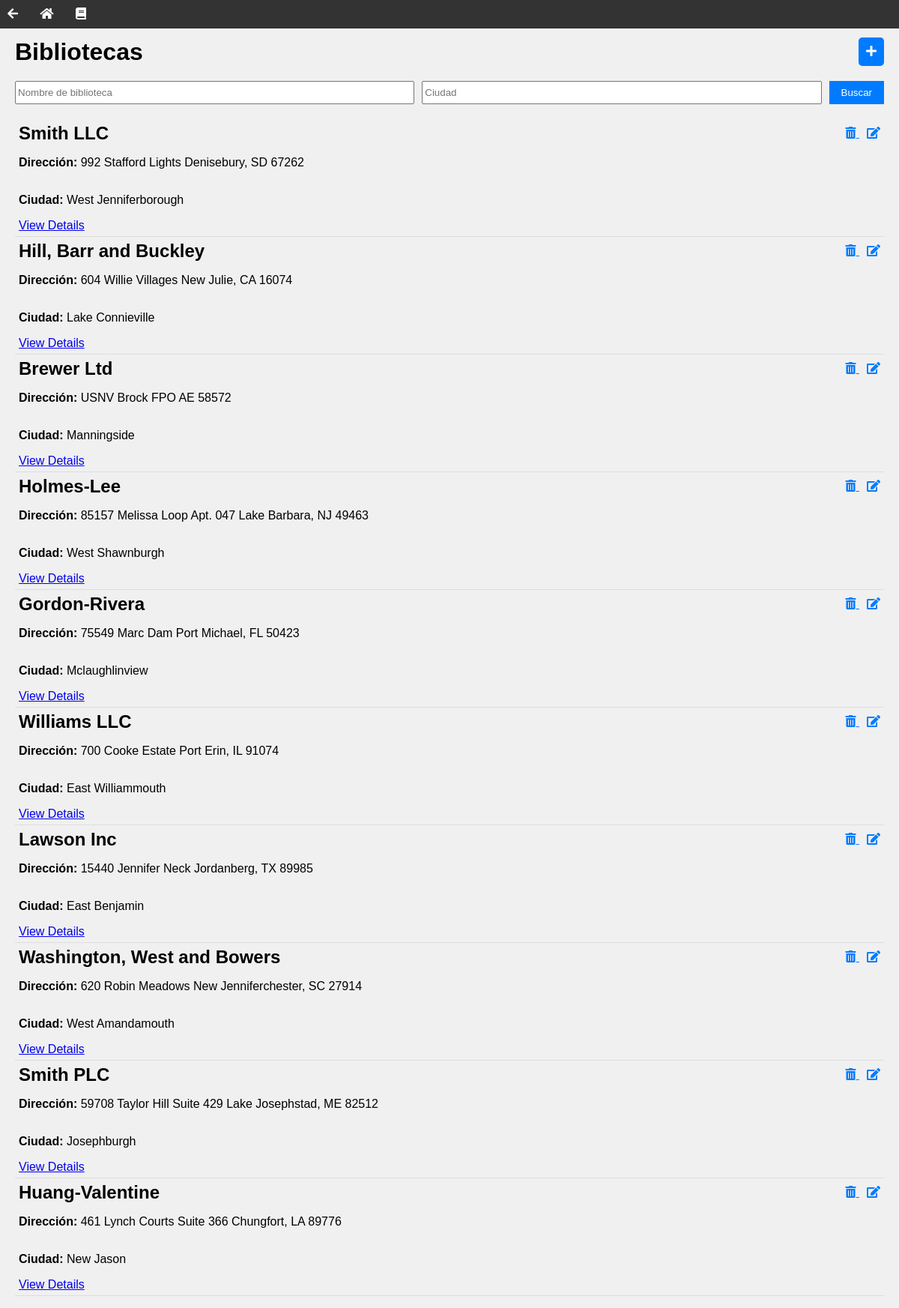
/bibliotecas/, run on an earlier commit of the app's database.
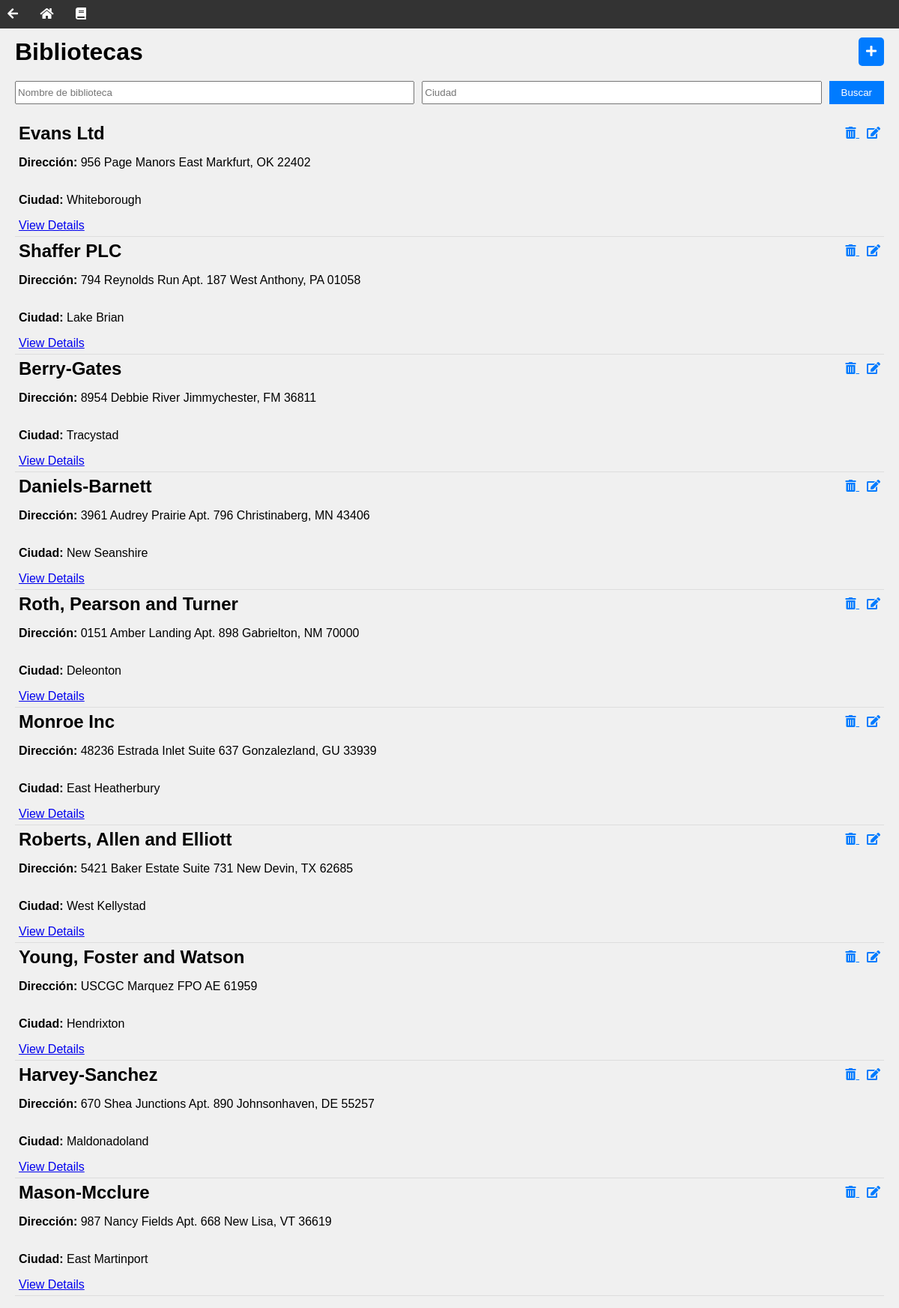
And on a later commit of the database.
### biblioteca/models.py (models this page shows, shortened)
class Biblioteca(models.Model):
    nombre = models.CharField(max_length=100)
    direccion = models.CharField(max_length=200, help_text="Debe contener un número al final")
    ciudad = models.CharField(max_length=100)
    horario_apertura = models.TimeField()
    horario_cierre = models.TimeField()
    fecha_fundacion = models.DateField()
    normas = models.FileField(upload_to='normas/', null=True, blank=True)

### biblioteca/views.py (the view)
# urls.py: path("bibliotecas/", views.lista_bibliotecas, name="bibliotecas"),
def lista_bibliotecas(request):
    bibliotecas = repository.get_bibliotecas()
    nombre = None
    ciudad = None
    if request.method == 'POST':
        if 'nombre' in request.POST or 'ciudad' in request.POST:
            nombre = request.POST.get('nombre', '')
            ciudad = request.POST.get('ciudad', '')
            bibliotecas = bibliotecas.filter(nombre__icontains=nombre, ciudad__icontains=ciudad)
    return render(request, "lista_bibliotecas.html", {"bibliotecas": bibliotecas, "nombre": nombre, "ciudad": ciudad})

### biblioteca/service.py (called while the page is built)
    def get_bibliotecas(self):
        self.bibliotecas = Biblioteca.objects.all()
        return self.bibliotecas

### biblioteca/templates/lista_bibliotecas.html (shortened to what this page needs)
{% extends "base.html" %}
{% block content %}
<div class="lista-bibliotecas-header">
    <h1>Bibliotecas</h1>
    <a href="{% url 'form_create_biblioteca' %}" class="lista-bibliotecas-create-button">
        <i class="fas fa-plus"></i>
    </a>
</div>
<div class="lista-bibliotecas-search-container">
    <form method="post" class="lista-bibliotecas-search-form">
        <input type="text" name="nombre" placeholder="Nombre de biblioteca" class="lista-bibliotecas-search-input">
        <input type="text" name="ciudad" placeholder="Ciudad" class="lista-bibliotecas-search-input">
        <button type="submit" class="lista-bibliotecas-search-button">Buscar</button>
    </form>
</div>
</div>
<ul class="lista-bibliotecas-biblioteca-list">
    {% for biblioteca in bibliotecas %}
    <li class="lista-bibliotecas-biblioteca-item">
        <div class="lista-bibliotecas-biblioteca-content">
            <h2 class="lista-bibliotecas-biblioteca-name">{{ biblioteca.nombre }}</h2>
            <div class="lista-bibliotecas-button-container">
                <a href="{% url 'delete_biblioteca' biblioteca.id %}" class="lista-bibliotecas-button-delete">
                    <i class="fas fa-trash-alt"></i>
                </a>
                <a href="{% url 'form_edit_biblioteca' biblioteca.id %}" class="lista-bibliotecas-button-edit">
                    <i class="fas fa-edit"></i>
                </a>
            </div>
        </div>
        <p class="lista-bibliotecas-biblioteca-info"><strong>Dirección:</strong> {{ biblioteca.direccion }}</p>
        <p class="lista-bibliotecas-biblioteca-info"><strong>Ciudad:</strong> {{ biblioteca.ciudad }}</p>
        <a href="{% url 'biblioteca_detail' biblioteca.id %}" class="lista-bibliotecas-detail-link">View Details</a>
    </li>
    {% endfor %}
</ul>
{% endblock %}

### biblioteca/templates/base.html (shortened to what this page needs)
<!DOCTYPE html>
<html lang="en">
<head>
    {% load static %}
    <link rel="stylesheet" href="{% static 'styles.css' %}">
    <link rel="stylesheet" href="https://cdnjs.cloudflare.com/ajax/libs/font-awesome/5.15.4/css/all.min.css">
</head>
<body>
  <nav class="navbar">
    <ul class="navbar-menu">
      <li class="navbar-item"><a href="javascript:history.back()" ><i class="fas fa-arrow-left"></i></a></li>
      <li class="navbar-item"><a href="{% url 'bibliotecas' %}"><i class="fas fa-home"></i></a></li>
      <li class="navbar-item"><a href="{% url 'libros' %}"><i class="fas fa-book"></i></a></li>
    </ul>
  </nav>
  <div class="content">
    {% block content %}{% endblock %}
</body>
</html>

### biblioteca/static/styles.css (style rules this page uses)
body { font-family: Arial, sans-serif; margin: 0; padding: 0; background-color: #f0f0f0; }
.content { margin-top: 50px; margin-left: 20px; margin-right: 20px; }
.navbar { background-color: #333; color: white; padding: 10px; position: fixed; top: 0; left: 0; width: 100%; }
.navbar-menu { list-style-type: none; margin: 0; padding: 0; }
.navbar-item { display: inline-block; margin-right: 20px; }
.navbar-item a { text-decoration: none; color: inherit; }
.navbar-item i { margin-right: 5px; }
.lista-bibliotecas-header { display: flex; align-items: center; justify-content: space-between; margin-bottom: 20px; }
.lista-bibliotecas-header h1 { margin: 0; }
.lista-bibliotecas-create-button { color: #ffffff; background-color: #007bff; border: none; padding: 10px; border-radius: 5px; text-decoration: none; }
.lista-bibliotecas-search-container { margin-bottom: 20px; }
.lista-bibliotecas-search-form { display: flex; margin-bottom: 10px; }
.lista-bibliotecas-search-input { flex: 1; margin-right: 10px; }
.lista-bibliotecas-search-button { background-color: #007bff; color: white; border: none; padding: 8px 16px; cursor: pointer; }
.lista-bibliotecas-biblioteca-list { list-style-type: none; padding: 0; }
.lista-bibliotecas-biblioteca-item { display: flex; flex-direction: column; justify-content: space-between; padding: 5px; border-bottom: 1px solid #ddd; margin-left: 20px; margin-right: 20px; }
.lista-bibliotecas-biblioteca-content { display: flex; align-items: center; }
.lista-bibliotecas-biblioteca-name { margin: 0; }
.lista-bibliotecas-button-container { margin-left: auto; }
.lista-bibliotecas-button-delete, .lista-bibliotecas-button-edit { color: #007bff; margin-left: 10px; }

What changed in the data, as far as the page shows it:
removed Biblioteca: nombre "Brewer Ltd", direccion "USNV Brock FPO AE 58572", ciudad "Manningside"
removed Biblioteca: nombre "Holmes-Lee", direccion "85157 Melissa Loop Apt. 047 Lake Barbara, NJ 49463", ciudad "West Shawnburgh"
removed Biblioteca: nombre "Washington, West and Bowers", direccion "620 Robin Meadows New Jenniferchester, SC 27914", ciudad "West Amandamouth"
removed Biblioteca: nombre "Huang-Valentine", direccion "461 Lynch Courts Suite 366 Chungfort, LA 89776", ciudad "New Jason"
added Biblioteca: nombre "Evans Ltd", direccion "956 Page Manors East Markfurt, OK 22402", ciudad "Whiteborough"
changed Biblioteca: nombre "Smith LLC" → "Shaffer PLC"; direccion "992 Stafford Lights Denisebury, SD 67262" → "794 Reynolds Run Apt. 187 West Anthony, PA 01058"; ciudad "West Jenniferborough" → "Lake Brian"
changed Biblioteca: nombre "Hill, Barr and Buckley" → "Berry-Gates"; direccion "604 Willie Villages New Julie, CA 16074" → "8954 Debbie River Jimmychester, FM 36811"; ciudad "Lake Connieville" → "Tracystad"
added Biblioteca: nombre "Daniels-Barnett", direccion "3961 Audrey Prairie Apt. 796 Christinaberg, MN 43406", ciudad "New Seanshire"
added Biblioteca: nombre "Roth, Pearson and Turner", direccion "0151 Amber Landing Apt. 898 Gabrielton, NM 70000", ciudad "Deleonton"
changed Biblioteca: nombre "Gordon-Rivera" → "Monroe Inc"; direccion "75549 Marc Dam Port Michael, FL 50423" → "48236 Estrada Inlet Suite 637 Gonzalezland, GU 33939"; ciudad "Mclaughlinview" → "East Heatherbury"
changed Biblioteca: nombre "Williams LLC" → "Roberts, Allen and Elliott"; direccion "700 Cooke Estate Port Erin, IL 91074" → "5421 Baker Estate Suite 731 New Devin, TX 62685"; ciudad "East Williammouth" → "West Kellystad"
changed Biblioteca: nombre "Lawson Inc" → "Young, Foster and Watson"; direccion "15440 Jennifer Neck Jordanberg, TX 89985" → "USCGC Marquez FPO AE 61959"; ciudad "East Benjamin" → "Hendrixton"
added Biblioteca: nombre "Harvey-Sanchez", direccion "670 Shea Junctions Apt. 890 Johnsonhaven, DE 55257", ciudad "Maldonadoland"
changed Biblioteca: nombre "Smith PLC" → "Mason-Mcclure"; direccion "59708 Taylor Hill Suite 429 Lake Josephstad, ME 82512" → "987 Nancy Fields Apt. 668 New Lisa, VT 36619"; ciudad "Josephburgh" → "East Martinport"
